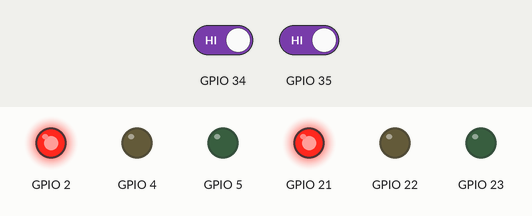
A sketch run on a simulated ESP32. On the bench: output pins drawn as LEDs (lit = HIGH). The inputs (shaded band) are chosen by the test bench; at power-on: GPIO 34 HIGH, GPIO 35 HIGH. Random numbers use the default seed unless the sketch sets one; what the sketch prints to the serial monitor is not drawn.

Above: at 8.8 s.
8.9 s: GPIO 34 driven LOW and GPIO 35 driven LOW
At 13.2 s:
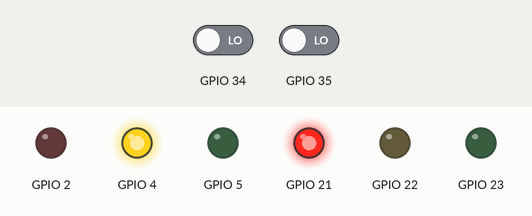
At 20.9 s:
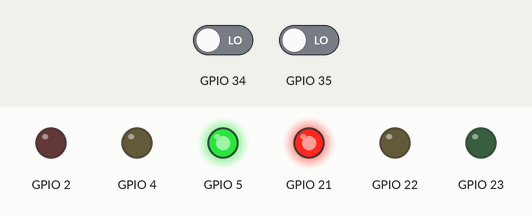
35.5 s: GPIO 35 driven LOW
At 39.1 s:
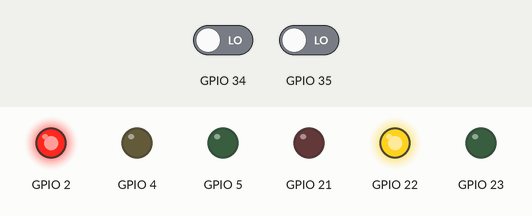
Timing chart, 0 to 48.6 s (numbered marks = the images above; inputs shaded):
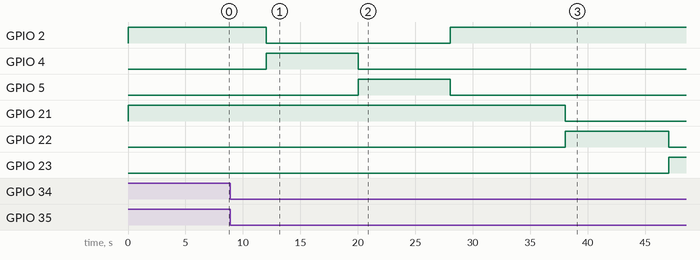

Measured:
- after the input at 8.9 s, GPIO 2: HIGH → LOW after 3.1 s, → HIGH 16.0 s later; GPIO 4: LOW → HIGH after 3.1 s, → LOW 8.0 s later; GPIO 5: LOW → HIGH after 11.1 s, → LOW 8.0 s later

The sketch:

sketch.ino
```cpp
/*void setup() {
  // put your setup code here, to run once:
  Serial.begin(115200);
  Serial.println("Hello, ESP32!");
}

void loop() {
  // put your main code here, to run repeatedly:
  delay(10); // this speeds up the simulation
}
*/
```

lightAction.cpp
```cpp
#include <Arduino.h>
#include <stdio.h>
#include <stdbool.h>
#include "lightAction.hpp"

void turnOnYellowLight() {
    Serial.print("Gelbe Ampel eingeschaltet\n ...\n");
}
void turnOffYellowLight() {
    Serial.println("Gelbe Ampel ausgeschaltet \n ->\n");
}

void turnOnGreenLight() {
    Serial.println("Gruene Ampel eingeschaltet \n ...\n");
}

void turnOffGreenLight() {
    Serial.println("Gruene Ampel ausgeschaltet \n ->\n");
}

void turnOnRedLight() {
    Serial.print("Rote Ampel eingeschaltet \n ...\n");
}

void turnOffRedLight() {
    Serial.println("Rote Ampel ausgeschaltet \n ->\n");
}
```

lightAction.hpp
```cpp
#ifndef LIGHT_ACTION_HPP
#define LIGHT_ACTION_HPP
void turnOnYellowLight();
void turnOffYellowLight();
void turnOnGreenLight();
void turnOffGreenLight();
void turnOnRedLight();
void turnOffRedLight();
#endif
```

main.cpp
```cpp
#include "Arduino.h"
#include "trafficLight.hpp"

// Definition der Pins für Ampel 1
#define LED_RED1     2
#define LED_YELLOW1  4
#define LED_GREEN1   5

// Definition der Pins für Ampel 2
#define LED_RED2     21
#define LED_YELLOW2  22
#define LED_GREEN2   23

// Pins für die Fußgängeranforderung
#define BTN_REQ1     34  // Taster für Fußgängeranfrage Ampel 1
#define BTN_REQ2     35  // Taster für Fußgängeranfrage Ampel 2

// Zwei Ampel-Objekte erstellen
TrafficLight sm1;  // Ampel 1
TrafficLight sm2;  // Ampel 2

void printMenu() {
  Serial.println("Wählen Sie einen Eintrag per Eingabe der Nummer:");
  Serial.println("1. Auslesen des Leucht-Zustands einer Ampel");
  Serial.println("2. Auslesen des Request-Zustands einer Ampel");
  Serial.println("3. Setzen des Requests bei einer Ampel");
  Serial.print("Auswahl: ____ \n"); // Eingabeaufforderung
}

void ampelAuslesen(TrafficLight* sm) {
  switch(sm->stateId) {
    case TrafficLight_StateId_ROT:
      Serial.print("rote Ampel leuchtet");
      break;
    case TrafficLight_StateId_GELB:
      Serial.print("gelbe Ampel leuchtet");
      break;
    case TrafficLight_StateId_GRUEN:
      Serial.print("gruene Ampel leuchtet");
      break;
  }
}

void choice(TrafficLight* sm) {
  Serial.print("Wähle aus:____ \n");
  delay(3000);
    char input = (char)Serial.read();
    Serial.print("Ihre Wahl ist: ");
    Serial.println(input);
    switch(input) {
    case '1':
        Serial.print("stateId: ");
        ampelAuslesen(sm);
        break;
    case '2':
        Serial.print("request: ");
        Serial.println(sm->vars.gruenAnfrage);
        break;
    case '3':
        sm->vars.gruenAnfrage = true;
        Serial.print("Signal gesezt \n");
        break;
    default:
        Serial.print("falsche Eingabe \n");
        break;

    }

}

void setup() {
    Serial.begin(115200);
    while (!Serial) {
         // Warte, bis die serielle Verbindung aktiv ist
    }
    Serial.println("Kommandointerpreter gestartet!");
    printMenu(); // Menü anzeigen
    // Initialisieren der State-Machine für Ampel 1
    TrafficLight_ctor(&sm1);
    sm1.vars.ledRot = LED_RED1;
    sm1.vars.ledGelb = LED_YELLOW1;
    sm1.vars.ledGruen = LED_GREEN1;
    sm1.vars.btnRequest = BTN_REQ1;
    TrafficLight_start(&sm1);

    // Initialisieren der State-Machine für Ampel 2
    TrafficLight_ctor(&sm2);
    sm2.vars.ledRot = LED_RED2;
    sm2.vars.ledGelb = LED_YELLOW2;
    sm2.vars.ledGruen = LED_GREEN2;
    sm2.vars.btnRequest = BTN_REQ2;
    TrafficLight_start(&sm2);
}

void loop() {
    // Fußgängeranfragen für beide Ampeln prüfen
    sm1.vars.gruenAnfrage = (digitalRead(sm1.vars.btnRequest) == LOW);
    sm2.vars.gruenAnfrage = (digitalRead(sm2.vars.btnRequest) == LOW);

    // Zustandsverarbeitung für beide Ampeln
    while(sm1.vars.gruenAnfrage == true) {
      if(sm2.stateId == TrafficLight_StateId_GRUEN) {
        sm1.stateId = TrafficLight_StateId_GRUEN;
      }
      sm1.vars.gruenAnfrage = (digitalRead(sm1.vars.btnRequest) == LOW);
      TrafficLight_dispatch_event(&sm1, TrafficLight_EventId_TICK);
      delay(2000);
      printMenu();
      delay(1000);
      choice(&sm1);
      delay(2000);
    }
    delay(2000);
    while(sm2.vars.gruenAnfrage == true) {
      if(sm1.stateId == TrafficLight_StateId_GRUEN) {
        sm2.stateId = TrafficLight_StateId_GRUEN;
      }
      sm2.vars.gruenAnfrage = (digitalRead(sm2.vars.btnRequest) == LOW);
      TrafficLight_dispatch_event(&sm2, TrafficLight_EventId_TICK);
      delay(2000);
      printMenu();
      delay(2000);
      choice(&sm2);
      delay(2000);
    }

    delay(2000); // Zeitverzögerung von 1 Sekunde
}
```

trafficLight.cpp
```cpp
#include "trafficLight.hpp"
#include "lightAction.hpp"

// Konstruktor: Initialisiert die State-Machine
void TrafficLight_ctor(TrafficLight* sm) {
    sm->stateId = TrafficLight_StateId_ROT; // Startzustand ist Rot
    sm->vars.gruenAnfrage = false;         // Standardmäßig keine Fußgängeranfrage
}

// Startet die Ampel mit der Initialkonfiguration
void TrafficLight_start(TrafficLight* sm) {
    pinMode(sm->vars.ledRot, OUTPUT);
    pinMode(sm->vars.ledGelb, OUTPUT);
    pinMode(sm->vars.ledGruen, OUTPUT);
    pinMode(sm->vars.btnRequest, INPUT_PULLUP);
    digitalWrite(sm->vars.ledRot, HIGH);  // Startet mit Rotlicht
}

// Verarbeitet die Ereignisse der State-Machine
void TrafficLight_dispatch_event(TrafficLight* sm, TrafficLight_EventId eventId) {
    sm -> vars.gruenAnfrage = (digitalRead(sm ->vars.btnRequest) == LOW);
    switch (sm->stateId) {
        case TrafficLight_StateId_ROT:
            if (eventId == TrafficLight_EventId_TICK && sm->vars.gruenAnfrage == true) {
                digitalWrite(sm->vars.ledRot, LOW);
                digitalWrite(sm->vars.ledGelb, HIGH);
                sm->stateId = TrafficLight_StateId_GELB;
                turnOffRedLight();
                turnOnYellowLight();
            }
            break;

        case TrafficLight_StateId_GELB:
            if (eventId == TrafficLight_EventId_TICK && sm->vars.gruenAnfrage == true) {
                digitalWrite(sm->vars.ledGelb, LOW);
                digitalWrite(sm->vars.ledGruen, HIGH);
                sm->stateId = TrafficLight_StateId_GRUEN;
                turnOffYellowLight();
                turnOnGreenLight();
            }
            break;

        case TrafficLight_StateId_GRUEN:
            if (eventId == TrafficLight_EventId_TICK && sm->vars.gruenAnfrage == true) {
                digitalWrite(sm->vars.ledGruen, LOW);
                digitalWrite(sm->vars.ledRot, HIGH);
                sm->vars.gruenAnfrage = false; // Anfrage zurücksetzen
                sm->stateId = TrafficLight_StateId_ROT;
                turnOffGreenLight();
                turnOnRedLight();
            }
            break;

        default:
            break;
    }
}
```

trafficLight.hpp
```cpp
#ifndef TRAFFIC_LIGHT_HPP
#define TRAFFIC_LIGHT_HPP
#include "Arduino.h"

// Zustände der Ampel
typedef enum {
    TrafficLight_StateId_ROT,   // Rotlicht aktiv
    TrafficLight_StateId_GELB,  // Gelblicht aktiv
    TrafficLight_StateId_GRUEN  // Grünlicht aktiv
} TrafficLight_StateId;

// Events der Ampel
typedef enum {
    TrafficLight_EventId_TICK   // Zeitliches Ereignis
} TrafficLight_EventId;

// Struktur für Variablen der State-Machine
typedef struct {
    int ledRot;        // Pin für die rote LED
    int ledGelb;       // Pin für die gelbe LED
    int ledGruen;      // Pin für die grüne LED
    int btnRequest;    // Pin für die Fußgängeranfrage
    bool gruenAnfrage; // Status der Fußgängeranfrage
} TrafficLight_Variables;

// Struktur für die State-Machine
typedef struct {
    TrafficLight_StateId stateId; // Aktueller Zustand der Ampel
    TrafficLight_Variables vars;  // Variablen für die Ampelsteuerung
} TrafficLight;

// Funktionen der State-Machine
void TrafficLight_ctor(TrafficLight* sm);
void TrafficLight_start(TrafficLight* sm);
void TrafficLight_dispatch_event(TrafficLight* sm, TrafficLight_EventId eventId);

#endif
```
